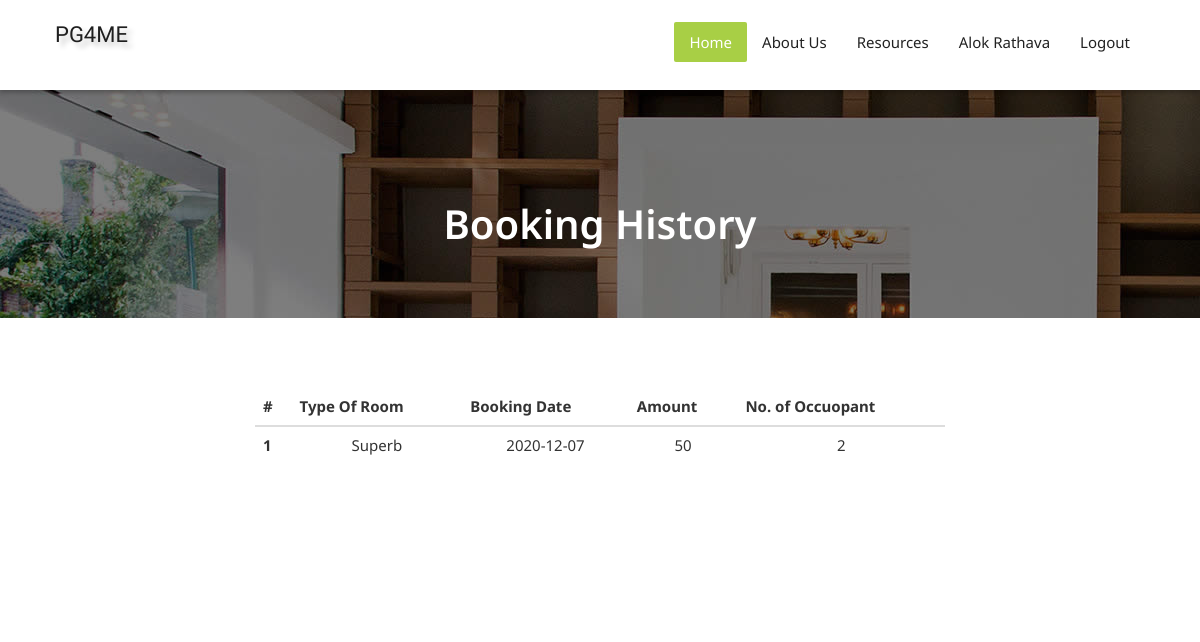
The app's page /history.php (signed in) with its own data.
### tables this page shows
CREATE TABLE IF NOT EXISTS `book_resource` (
  `id` int(5) NOT NULL AUTO_INCREMENT,
  `R_name` varchar(20) NOT NULL,
  `R_occupants` int(5) NOT NULL,
  `Email` varchar(30) NOT NULL,
  `R_price` int(5) NOT NULL,
  `Payment_id` varchar(30) NOT NULL,
  `R_bookdate` varchar(30) NOT NULL,
  PRIMARY KEY (`id`)
);

### history.php (the view, shortened to what this page needs)
<?php
    require 'config.php';
    include'header.php';
?>
<!DOCTYPE html>
<html lang="en">
    <link rel="stylesheet" href="css/bootstrap.min.css">
    <link rel="stylesheet" href="style.css">
    <link rel="stylesheet" href="css/colors.css">
    <link rel="stylesheet" href="css/versions.css">
    <link rel="stylesheet" href="css/responsive.css">
    <link rel="stylesheet" href="css/custom.css">
</head>
<body class="realestate_version">
	<div class="all-title-box">
		<div class="container">
			<div class="row">
				<div class="col-md-12 text-center">
					<h2>Booking History</h2>
				</div>
			</div>
		</div>
	</div>
	<div id="gallery" class="section wb">
        <div class="container">
            <div class="section-title row text-center">
                <div class="col-md-8 col-md-offset-2">
                  <table class="table">
                  <thead class="thead-dark">
                    <tr>
                      <th scope="col">#</th>
                      <th scope="col">Type Of Room</th>
                      <th scope="col">Booking Date</th>
                      <th scope="col">Amount</th>
                      <th scope="col">No. of Occuopant</th>
                    </tr>
                  </thead><?php
                    $email = $_SESSION["email"];
                    $select_data_sql = "SELECT * FROM book_resource WHERE Email='$email'";
                    $cnt = 1;
                    $result = $conn->query($select_data_sql);
                    if($result->num_rows>0){
                        while ($row = $result->fetch_assoc()) { ?>
                            <tbody>
                             <tr>
                              <th scope="row"><?php echo $cnt;?></th>
                              <td><?php echo $row['R_name']; ?></td>
                              <td><?php echo $row['R_bookdate']; ?></td>
                              <td><?php echo $row['R_price']; ?></td>
                              <td><?php echo $row['R_occupants']?></td>
                             </tr>
                            </tbody>
                    <?php
                        $cnt++;
                      }
                    }
                  ?>
            </table>
                </div>
            </div>
            </div>
        </div>
</body>
</html>

### style.css (style rules this page uses)
body { color: #333; font-size: 15px; font-family: 'Noto Sans', sans-serif; line-height: 1.80857; }
h1, h2, h3, h4, h5, h6 { letter-spacing: 0; font-weight: normal; position: relative; padding: 0 0 10px 0; font-weight: normal; line-height: 120% !important; color: #1f1f1f; margin: 0 }
h2 { font-size: 22px }
.section { display: block; position: relative; overflow: hidden; padding: 70px 0; }
.section.wb { background-color: #ffffff; }
.section-title { display: block; position: relative; margin-bottom: 60px; }
.all-title-box { background: url(uploads/inner-bg.jpg); position: relative; padding: 200px 0 70px 0px; margin-bottom: 0px; }
.all-title-box::before { content: ""; position: absolute; background: rgba(0,0,0,0.5); width: 100%; height: 100%; top: 0px; left: 0px; }
.all-title-box .container { position: relative; }
.all-title-box h2 { color: #ffffff; padding: 0px; font-size: 40px; font-weight: 600; }

### css/responsive.css (style rules this page uses)
@media (max-width: 1200px) { .container { width: 90%; } }

### css/slideshow.css (style rules this page uses)
html { min-height: 100%; }
body, html { height: 100%; }

### records on screen
book_resource: R_name "Superb", R_bookdate "2020-12-07", R_price "50", R_occupants "2"

### other values on screen
$_SESSION["name"] "Alok Rathava"
